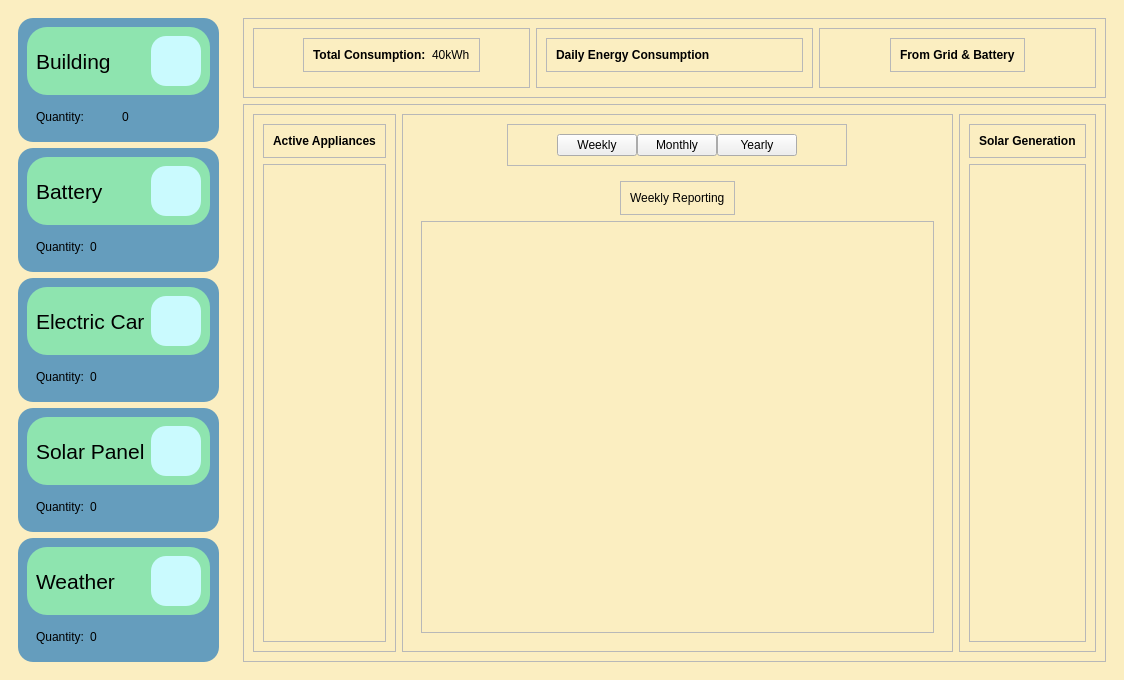
<?xml version="1.0" encoding="UTF-8"?>
<ui version="4.0">
 <class>MainWindow</class>
 <widget class="QMainWindow" name="MainWindow">
  <property name="geometry">
   <rect>
    <x>0</x>
    <y>0</y>
    <width>1124</width>
    <height>622</height>
   </rect>
  </property>
  <property name="windowTitle">
   <string>MainWindow</string>
  </property>
  <widget class="QWidget" name="centralwidget">
   <property name="styleSheet">
    <string notr="true">QWidget#centralwidget{
	background-color:#FBEEC1
}
QFrame#batteryFrame,#evFrame,#homeFrame,#pvFrame,#weatherFrame{
	background-color:#659DBD;
	border-radius:15px
}
QPushButton#homeBtn,#batteryBtn,#evBtn,#pvBtn,#weatherBtn{
	border-radius:15px;
	background-color:#CAFAFE
}
QWidget#homePH,#batteryPH,#evPH,#pvPH,#weatherPH{
	border-radius:20px;
	background-color:#8EE4AF
}</string>
   </property>
   <layout class="QHBoxLayout" name="horizontalLayout">
    <item alignment="Qt::AlignLeft">
     <widget class="QWidget" name="widget" native="true">
      <layout class="QVBoxLayout" name="verticalLayout_2">
       <item>
        <widget class="QFrame" name="homeFrame">
         <property name="frameShape">
          <enum>QFrame::StyledPanel</enum>
         </property>
         <property name="frameShadow">
          <enum>QFrame::Raised</enum>
         </property>
         <layout class="QVBoxLayout" name="verticalLayout_4">
          <item>
           <widget class="QWidget" name="homePH" native="true">
            <layout class="QHBoxLayout" name="horizontalLayout_2">
             <property name="spacing">
              <number>0</number>
             </property>
             <property name="leftMargin">
              <number>9</number>
             </property>
             <property name="bottomMargin">
              <number>9</number>
             </property>
             <item>
              <widget class="QLabel" name="label">
               <property name="font">
                <font>
                 <pointsize>16</pointsize>
                 <bold>false</bold>
                </font>
               </property>
               <property name="text">
                <string>Building</string>
               </property>
              </widget>
             </item>
             <item alignment="Qt::AlignRight|Qt::AlignTop">
              <widget class="QPushButton" name="homeBtn">
               <property name="sizePolicy">
                <sizepolicy hsizetype="Minimum" vsizetype="Preferred">
                 <horstretch>0</horstretch>
                 <verstretch>0</verstretch>
                </sizepolicy>
               </property>
               <property name="minimumSize">
                <size>
                 <width>50</width>
                 <height>50</height>
                </size>
               </property>
               <property name="maximumSize">
                <size>
                 <width>50</width>
                 <height>50</height>
                </size>
               </property>
               <property name="text">
                <string/>
               </property>
               <property name="icon">
                <iconset resource="feather/icons.qrc">
                 <normaloff>:/icons/home.svg</normaloff>:/icons/home.svg</iconset>
               </property>
               <property name="iconSize">
                <size>
                 <width>30</width>
                 <height>30</height>
                </size>
               </property>
              </widget>
             </item>
            </layout>
           </widget>
          </item>
          <item>
           <widget class="QWidget" name="widget_7" native="true">
            <layout class="QHBoxLayout" name="horizontalLayout_3">
             <item alignment="Qt::AlignLeft">
              <widget class="QLabel" name="quantity_BuildLabel">
               <property name="text">
                <string>Quantity:</string>
               </property>
              </widget>
             </item>
             <item alignment="Qt::AlignLeft">
              <widget class="QLabel" name="qBuildLabel">
               <property name="text">
                <string>0</string>
               </property>
              </widget>
             </item>
            </layout>
           </widget>
          </item>
         </layout>
        </widget>
       </item>
       <item>
        <widget class="QFrame" name="batteryFrame">
         <property name="frameShape">
          <enum>QFrame::StyledPanel</enum>
         </property>
         <property name="frameShadow">
          <enum>QFrame::Raised</enum>
         </property>
         <layout class="QVBoxLayout" name="verticalLayout_3">
          <item>
           <widget class="QWidget" name="batteryPH" native="true">
            <layout class="QHBoxLayout" name="horizontalLayout_5">
             <item>
              <widget class="QLabel" name="label_2">
               <property name="font">
                <font>
                 <pointsize>16</pointsize>
                </font>
               </property>
               <property name="text">
                <string>Battery</string>
               </property>
              </widget>
             </item>
             <item alignment="Qt::AlignRight">
              <widget class="QPushButton" name="batteryBtn">
               <property name="sizePolicy">
                <sizepolicy hsizetype="Minimum" vsizetype="Fixed">
                 <horstretch>0</horstretch>
                 <verstretch>0</verstretch>
                </sizepolicy>
               </property>
               <property name="minimumSize">
                <size>
                 <width>50</width>
                 <height>50</height>
                </size>
               </property>
               <property name="maximumSize">
                <size>
                 <width>50</width>
                 <height>50</height>
                </size>
               </property>
               <property name="text">
                <string/>
               </property>
               <property name="icon">
                <iconset resource="feather/icons.qrc">
                 <normaloff>:/icons/battery-charging.svg</normaloff>:/icons/battery-charging.svg</iconset>
               </property>
               <property name="iconSize">
                <size>
                 <width>30</width>
                 <height>30</height>
                </size>
               </property>
               <property name="checkable">
                <bool>false</bool>
               </property>
               <property name="autoExclusive">
                <bool>false</bool>
               </property>
               <property name="flat">
                <bool>false</bool>
               </property>
              </widget>
             </item>
            </layout>
           </widget>
          </item>
          <item alignment="Qt::AlignLeft">
           <widget class="QWidget" name="widget_8" native="true">
            <layout class="QHBoxLayout" name="horizontalLayout_4">
             <item alignment="Qt::AlignLeft">
              <widget class="QLabel" name="qBuildLabel_1">
               <property name="text">
                <string>Quantity:</string>
               </property>
              </widget>
             </item>
             <item alignment="Qt::AlignLeft">
              <widget class="QLabel" name="qBuildLabel_2">
               <property name="text">
                <string>0</string>
               </property>
              </widget>
             </item>
            </layout>
           </widget>
          </item>
         </layout>
        </widget>
       </item>
       <item>
        <widget class="QFrame" name="evFrame">
         <property name="autoFillBackground">
          <bool>false</bool>
         </property>
         <property name="frameShape">
          <enum>QFrame::StyledPanel</enum>
         </property>
         <property name="frameShadow">
          <enum>QFrame::Raised</enum>
         </property>
         <layout class="QVBoxLayout" name="verticalLayout_5">
          <item>
           <widget class="QWidget" name="evPH" native="true">
            <layout class="QHBoxLayout" name="horizontalLayout_9">
             <item>
              <widget class="QLabel" name="label_3">
               <property name="font">
                <font>
                 <pointsize>16</pointsize>
                </font>
               </property>
               <property name="text">
                <string>Electric Car</string>
               </property>
              </widget>
             </item>
             <item alignment="Qt::AlignRight">
              <widget class="QPushButton" name="evBtn">
               <property name="minimumSize">
                <size>
                 <width>50</width>
                 <height>50</height>
                </size>
               </property>
               <property name="maximumSize">
                <size>
                 <width>50</width>
                 <height>50</height>
                </size>
               </property>
               <property name="layoutDirection">
                <enum>Qt::LeftToRight</enum>
               </property>
               <property name="autoFillBackground">
                <bool>false</bool>
               </property>
               <property name="text">
                <string/>
               </property>
               <property name="icon">
                <iconset resource="feather/icons.qrc">
                 <normaloff>:/icons/electric-car.svg</normaloff>:/icons/electric-car.svg</iconset>
               </property>
               <property name="iconSize">
                <size>
                 <width>50</width>
                 <height>50</height>
                </size>
               </property>
               <property name="shortcut">
                <string/>
               </property>
              </widget>
             </item>
            </layout>
           </widget>
          </item>
          <item alignment="Qt::AlignLeft">
           <widget class="QWidget" name="widget_10" native="true">
            <layout class="QHBoxLayout" name="horizontalLayout_6">
             <item alignment="Qt::AlignLeft">
              <widget class="QLabel" name="qBuildLabel_3">
               <property name="text">
                <string>Quantity:</string>
               </property>
              </widget>
             </item>
             <item alignment="Qt::AlignLeft">
              <widget class="QLabel" name="qBuildLabel_4">
               <property name="text">
                <string>0</string>
               </property>
              </widget>
             </item>
            </layout>
           </widget>
          </item>
         </layout>
        </widget>
       </item>
       <item>
        <widget class="QFrame" name="pvFrame">
         <property name="frameShape">
          <enum>QFrame::StyledPanel</enum>
         </property>
         <property name="frameShadow">
          <enum>QFrame::Raised</enum>
         </property>
         <layout class="QVBoxLayout" name="verticalLayout_6">
          <item>
           <widget class="QWidget" name="pvPH" native="true">
            <layout class="QHBoxLayout" name="horizontalLayout_10">
             <item>
              <widget class="QLabel" name="label_4">
               <property name="font">
                <font>
                 <pointsize>16</pointsize>
                </font>
               </property>
               <property name="text">
                <string>Solar Panel</string>
               </property>
              </widget>
             </item>
             <item alignment="Qt::AlignRight">
              <widget class="QPushButton" name="pvBtn">
               <property name="minimumSize">
                <size>
                 <width>50</width>
                 <height>50</height>
                </size>
               </property>
               <property name="maximumSize">
                <size>
                 <width>50</width>
                 <height>50</height>
                </size>
               </property>
               <property name="text">
                <string/>
               </property>
               <property name="icon">
                <iconset resource="feather/icons.qrc">
                 <normaloff>:/icons/noun-solar-energy-3000619.svg</normaloff>:/icons/noun-solar-energy-3000619.svg</iconset>
               </property>
               <property name="iconSize">
                <size>
                 <width>40</width>
                 <height>40</height>
                </size>
               </property>
              </widget>
             </item>
            </layout>
           </widget>
          </item>
          <item alignment="Qt::AlignLeft">
           <widget class="QWidget" name="widget_11" native="true">
            <layout class="QHBoxLayout" name="horizontalLayout_7">
             <item alignment="Qt::AlignLeft">
              <widget class="QLabel" name="qBuildLabel_5">
               <property name="text">
                <string>Quantity:</string>
               </property>
              </widget>
             </item>
             <item alignment="Qt::AlignLeft">
              <widget class="QLabel" name="qBuildLabel_6">
               <property name="text">
                <string>0</string>
               </property>
              </widget>
             </item>
            </layout>
           </widget>
          </item>
         </layout>
        </widget>
       </item>
       <item>
        <widget class="QFrame" name="weatherFrame">
         <property name="frameShape">
          <enum>QFrame::StyledPanel</enum>
         </property>
         <property name="frameShadow">
          <enum>QFrame::Raised</enum>
         </property>
         <layout class="QVBoxLayout" name="verticalLayout_7">
          <item>
           <widget class="QWidget" name="weatherPH" native="true">
            <layout class="QHBoxLayout" name="horizontalLayout_12">
             <item>
              <widget class="QLabel" name="label_5">
               <property name="font">
                <font>
                 <pointsize>16</pointsize>
                </font>
               </property>
               <property name="text">
                <string>Weather</string>
               </property>
              </widget>
             </item>
             <item alignment="Qt::AlignRight">
              <widget class="QPushButton" name="weatherBtn">
               <property name="minimumSize">
                <size>
                 <width>50</width>
                 <height>50</height>
                </size>
               </property>
               <property name="focusPolicy">
                <enum>Qt::StrongFocus</enum>
               </property>
               <property name="text">
                <string/>
               </property>
               <property name="icon">
                <iconset resource="feather/icons.qrc">
                 <normaloff>:/icons/weather.svg</normaloff>:/icons/weather.svg</iconset>
               </property>
               <property name="iconSize">
                <size>
                 <width>45</width>
                 <height>45</height>
                </size>
               </property>
              </widget>
             </item>
            </layout>
           </widget>
          </item>
          <item alignment="Qt::AlignLeft">
           <widget class="QWidget" name="widget_15" native="true">
            <layout class="QHBoxLayout" name="horizontalLayout_11">
             <item alignment="Qt::AlignLeft">
              <widget class="QLabel" name="qBuildLabel_9">
               <property name="text">
                <string>Quantity:</string>
               </property>
              </widget>
             </item>
             <item alignment="Qt::AlignLeft">
              <widget class="QLabel" name="qBuildLabel_10">
               <property name="text">
                <string>0</string>
               </property>
              </widget>
             </item>
            </layout>
           </widget>
          </item>
         </layout>
        </widget>
       </item>
      </layout>
     </widget>
    </item>
    <item>
     <widget class="QWidget" name="widget_2" native="true">
      <property name="sizePolicy">
       <sizepolicy hsizetype="Expanding" vsizetype="Preferred">
        <horstretch>0</horstretch>
        <verstretch>0</verstretch>
       </sizepolicy>
      </property>
      <layout class="QVBoxLayout" name="verticalLayout">
       <item>
        <widget class="QFrame" name="frame">
         <property name="frameShape">
          <enum>QFrame::StyledPanel</enum>
         </property>
         <property name="frameShadow">
          <enum>QFrame::Raised</enum>
         </property>
         <layout class="QHBoxLayout" name="horizontalLayout_8">
          <item>
           <widget class="QFrame" name="totalConsumeFrame">
            <property name="frameShape">
             <enum>QFrame::StyledPanel</enum>
            </property>
            <property name="frameShadow">
             <enum>QFrame::Raised</enum>
            </property>
            <layout class="QVBoxLayout" name="verticalLayout_8">
             <item alignment="Qt::AlignHCenter|Qt::AlignTop">
              <widget class="QFrame" name="frame_9">
               <property name="frameShape">
                <enum>QFrame::StyledPanel</enum>
               </property>
               <property name="frameShadow">
                <enum>QFrame::Raised</enum>
               </property>
               <layout class="QHBoxLayout" name="horizontalLayout_14">
                <item>
                 <widget class="QLabel" name="totalConsumeTitle">
                  <property name="font">
                   <font>
                    <bold>true</bold>
                   </font>
                  </property>
                  <property name="text">
                   <string>Total Consumption:</string>
                  </property>
                  <property name="scaledContents">
                   <bool>false</bool>
                  </property>
                 </widget>
                </item>
                <item>
                 <widget class="QLabel" name="totalConsumeValue">
                  <property name="text">
                   <string>40kWh</string>
                  </property>
                 </widget>
                </item>
               </layout>
              </widget>
             </item>
             <item>
              <widget class="QFrame" name="totalConsumePH">
               <property name="sizePolicy">
                <sizepolicy hsizetype="Preferred" vsizetype="Preferred">
                 <horstretch>0</horstretch>
                 <verstretch>0</verstretch>
                </sizepolicy>
               </property>
               <property name="frameShape">
                <enum>QFrame::StyledPanel</enum>
               </property>
               <property name="frameShadow">
                <enum>QFrame::Raised</enum>
               </property>
              </widget>
             </item>
            </layout>
           </widget>
          </item>
          <item>
           <widget class="QFrame" name="dailyEnergyFrame">
            <property name="sizePolicy">
             <sizepolicy hsizetype="Preferred" vsizetype="Preferred">
              <horstretch>0</horstretch>
              <verstretch>0</verstretch>
             </sizepolicy>
            </property>
            <property name="frameShape">
             <enum>QFrame::StyledPanel</enum>
            </property>
            <property name="frameShadow">
             <enum>QFrame::Raised</enum>
            </property>
            <layout class="QVBoxLayout" name="verticalLayout_9">
             <item>
              <widget class="QFrame" name="frame_11">
               <property name="frameShape">
                <enum>QFrame::StyledPanel</enum>
               </property>
               <property name="frameShadow">
                <enum>QFrame::Raised</enum>
               </property>
               <layout class="QVBoxLayout" name="verticalLayout_16">
                <item>
                 <widget class="QLabel" name="dailyEnergyConsumeLabel">
                  <property name="font">
                   <font>
                    <bold>true</bold>
                   </font>
                  </property>
                  <property name="text">
                   <string>Daily Energy Consumption</string>
                  </property>
                 </widget>
                </item>
               </layout>
              </widget>
             </item>
             <item>
              <widget class="QFrame" name="dailyEnergyPH">
               <property name="frameShape">
                <enum>QFrame::StyledPanel</enum>
               </property>
               <property name="frameShadow">
                <enum>QFrame::Raised</enum>
               </property>
              </widget>
             </item>
            </layout>
           </widget>
          </item>
          <item>
           <widget class="QFrame" name="grid_battery_Frame">
            <property name="frameShape">
             <enum>QFrame::StyledPanel</enum>
            </property>
            <property name="frameShadow">
             <enum>QFrame::Raised</enum>
            </property>
            <layout class="QVBoxLayout" name="verticalLayout_10">
             <item alignment="Qt::AlignHCenter|Qt::AlignTop">
              <widget class="QFrame" name="frame_13">
               <property name="frameShape">
                <enum>QFrame::StyledPanel</enum>
               </property>
               <property name="frameShadow">
                <enum>QFrame::Raised</enum>
               </property>
               <layout class="QVBoxLayout" name="verticalLayout_11">
                <item>
                 <widget class="QLabel" name="label_9">
                  <property name="font">
                   <font>
                    <bold>true</bold>
                   </font>
                  </property>
                  <property name="text">
                   <string>From Grid &amp; Battery</string>
                  </property>
                 </widget>
                </item>
               </layout>
              </widget>
             </item>
             <item>
              <widget class="QFrame" name="grid_baterry_PH">
               <property name="frameShape">
                <enum>QFrame::StyledPanel</enum>
               </property>
               <property name="frameShadow">
                <enum>QFrame::Raised</enum>
               </property>
              </widget>
             </item>
            </layout>
           </widget>
          </item>
         </layout>
        </widget>
       </item>
       <item>
        <widget class="QFrame" name="frame_5">
         <property name="frameShape">
          <enum>QFrame::StyledPanel</enum>
         </property>
         <property name="frameShadow">
          <enum>QFrame::Raised</enum>
         </property>
         <layout class="QHBoxLayout" name="horizontalLayout_13">
          <item>
           <widget class="QFrame" name="activeAppliancesFrame">
            <property name="frameShape">
             <enum>QFrame::StyledPanel</enum>
            </property>
            <property name="frameShadow">
             <enum>QFrame::Raised</enum>
            </property>
            <layout class="QVBoxLayout" name="verticalLayout_13">
             <item alignment="Qt::AlignHCenter|Qt::AlignTop">
              <widget class="QFrame" name="frame_15">
               <property name="frameShape">
                <enum>QFrame::StyledPanel</enum>
               </property>
               <property name="frameShadow">
                <enum>QFrame::Raised</enum>
               </property>
               <layout class="QVBoxLayout" name="verticalLayout_14">
                <item>
                 <widget class="QLabel" name="label_10">
                  <property name="font">
                   <font>
                    <bold>true</bold>
                   </font>
                  </property>
                  <property name="text">
                   <string>Active Appliances</string>
                  </property>
                 </widget>
                </item>
               </layout>
              </widget>
             </item>
             <item>
              <widget class="QFrame" name="activeAppliancesPH">
               <property name="sizePolicy">
                <sizepolicy hsizetype="Preferred" vsizetype="Expanding">
                 <horstretch>0</horstretch>
                 <verstretch>0</verstretch>
                </sizepolicy>
               </property>
               <property name="frameShape">
                <enum>QFrame::StyledPanel</enum>
               </property>
               <property name="frameShadow">
                <enum>QFrame::Raised</enum>
               </property>
              </widget>
             </item>
            </layout>
           </widget>
          </item>
          <item>
           <widget class="QFrame" name="frame_7">
            <property name="frameShape">
             <enum>QFrame::StyledPanel</enum>
            </property>
            <property name="frameShadow">
             <enum>QFrame::Raised</enum>
            </property>
            <layout class="QVBoxLayout" name="verticalLayout_21">
             <item alignment="Qt::AlignHCenter|Qt::AlignTop">
              <widget class="QFrame" name="frame_25">
               <property name="frameShape">
                <enum>QFrame::StyledPanel</enum>
               </property>
               <property name="frameShadow">
                <enum>QFrame::Raised</enum>
               </property>
               <layout class="QHBoxLayout" name="horizontalLayout_15">
                <property name="spacing">
                 <number>0</number>
                </property>
                <property name="sizeConstraint">
                 <enum>QLayout::SetDefaultConstraint</enum>
                </property>
                <property name="leftMargin">
                 <number>9</number>
                </property>
                <item>
                 <spacer name="horizontalSpacer">
                  <property name="orientation">
                   <enum>Qt::Horizontal</enum>
                  </property>
                  <property name="sizeHint" stdset="0">
                   <size>
                    <width>40</width>
                    <height>20</height>
                   </size>
                  </property>
                 </spacer>
                </item>
                <item alignment="Qt::AlignRight">
                 <widget class="QPushButton" name="weeklyBtn">
                  <property name="sizePolicy">
                   <sizepolicy hsizetype="Expanding" vsizetype="Fixed">
                    <horstretch>0</horstretch>
                    <verstretch>0</verstretch>
                   </sizepolicy>
                  </property>
                  <property name="layoutDirection">
                   <enum>Qt::LeftToRight</enum>
                  </property>
                  <property name="text">
                   <string>Weekly</string>
                  </property>
                 </widget>
                </item>
                <item alignment="Qt::AlignHCenter">
                 <widget class="QPushButton" name="monthlyBtn">
                  <property name="sizePolicy">
                   <sizepolicy hsizetype="Expanding" vsizetype="Fixed">
                    <horstretch>0</horstretch>
                    <verstretch>0</verstretch>
                   </sizepolicy>
                  </property>
                  <property name="text">
                   <string>Monthly</string>
                  </property>
                 </widget>
                </item>
                <item alignment="Qt::AlignLeft">
                 <widget class="QPushButton" name="yearlyBtn">
                  <property name="sizePolicy">
                   <sizepolicy hsizetype="Expanding" vsizetype="Fixed">
                    <horstretch>0</horstretch>
                    <verstretch>0</verstretch>
                   </sizepolicy>
                  </property>
                  <property name="text">
                   <string>Yearly</string>
                  </property>
                 </widget>
                </item>
                <item>
                 <spacer name="horizontalSpacer_2">
                  <property name="orientation">
                   <enum>Qt::Horizontal</enum>
                  </property>
                  <property name="sizeHint" stdset="0">
                   <size>
                    <width>40</width>
                    <height>20</height>
                   </size>
                  </property>
                 </spacer>
                </item>
               </layout>
              </widget>
             </item>
             <item>
              <widget class="QStackedWidget" name="stackedWidget">
               <widget class="QWidget" name="weeklyPage">
                <layout class="QVBoxLayout" name="verticalLayout_17">
                 <item alignment="Qt::AlignHCenter|Qt::AlignTop">
                  <widget class="QFrame" name="frame_19">
                   <property name="frameShape">
                    <enum>QFrame::StyledPanel</enum>
                   </property>
                   <property name="frameShadow">
                    <enum>QFrame::Raised</enum>
                   </property>
                   <layout class="QVBoxLayout" name="verticalLayout_18">
                    <item>
                     <widget class="QLabel" name="label_12">
                      <property name="text">
                       <string>Weekly Reporting</string>
                      </property>
                     </widget>
                    </item>
                   </layout>
                  </widget>
                 </item>
                 <item>
                  <widget class="QFrame" name="frame_20">
                   <property name="sizePolicy">
                    <sizepolicy hsizetype="Preferred" vsizetype="Expanding">
                     <horstretch>0</horstretch>
                     <verstretch>0</verstretch>
                    </sizepolicy>
                   </property>
                   <property name="frameShape">
                    <enum>QFrame::StyledPanel</enum>
                   </property>
                   <property name="frameShadow">
                    <enum>QFrame::Raised</enum>
                   </property>
                  </widget>
                 </item>
                </layout>
               </widget>
               <widget class="QWidget" name="yearlyPage">
                <layout class="QVBoxLayout" name="verticalLayout_23">
                 <item alignment="Qt::AlignTop">
                  <widget class="QFrame" name="frame_24">
                   <property name="frameShape">
                    <enum>QFrame::StyledPanel</enum>
                   </property>
                   <property name="frameShadow">
                    <enum>QFrame::Raised</enum>
                   </property>
                   <layout class="QVBoxLayout" name="verticalLayout_20">
                    <item alignment="Qt::AlignHCenter">
                     <widget class="QLabel" name="label_14">
                      <property name="text">
                       <string>Weekly Reporting</string>
                      </property>
                     </widget>
                    </item>
                   </layout>
                  </widget>
                 </item>
                 <item>
                  <widget class="QFrame" name="frame_23">
                   <property name="sizePolicy">
                    <sizepolicy hsizetype="Preferred" vsizetype="Expanding">
                     <horstretch>0</horstretch>
                     <verstretch>0</verstretch>
                    </sizepolicy>
                   </property>
                   <property name="frameShape">
                    <enum>QFrame::StyledPanel</enum>
                   </property>
                   <property name="frameShadow">
                    <enum>QFrame::Raised</enum>
                   </property>
                  </widget>
                 </item>
                </layout>
               </widget>
               <widget class="QWidget" name="monthlPage">
                <layout class="QVBoxLayout" name="verticalLayout_22">
                 <item alignment="Qt::AlignHCenter|Qt::AlignTop">
                  <widget class="QFrame" name="frame_22">
                   <property name="frameShape">
                    <enum>QFrame::StyledPanel</enum>
                   </property>
                   <property name="frameShadow">
                    <enum>QFrame::Raised</enum>
                   </property>
                   <layout class="QVBoxLayout" name="verticalLayout_19">
                    <item>
                     <widget class="QLabel" name="label_13">
                      <property name="font">
                       <font>
                        <bold>true</bold>
                       </font>
                      </property>
                      <property name="text">
                       <string>Monthly Reporting</string>
                      </property>
                     </widget>
                    </item>
                   </layout>
                  </widget>
                 </item>
                 <item>
                  <widget class="QFrame" name="frame_21">
                   <property name="sizePolicy">
                    <sizepolicy hsizetype="Preferred" vsizetype="Expanding">
                     <horstretch>0</horstretch>
                     <verstretch>0</verstretch>
                    </sizepolicy>
                   </property>
                   <property name="frameShape">
                    <enum>QFrame::StyledPanel</enum>
                   </property>
                   <property name="frameShadow">
                    <enum>QFrame::Raised</enum>
                   </property>
                  </widget>
                 </item>
                </layout>
               </widget>
              </widget>
             </item>
            </layout>
           </widget>
          </item>
          <item>
           <widget class="QFrame" name="solarGenerationFrame">
            <property name="frameShape">
             <enum>QFrame::StyledPanel</enum>
            </property>
            <property name="frameShadow">
             <enum>QFrame::Raised</enum>
            </property>
            <layout class="QVBoxLayout" name="verticalLayout_12">
             <item>
              <widget class="QFrame" name="frame_17">
               <property name="frameShape">
                <enum>QFrame::StyledPanel</enum>
               </property>
               <property name="frameShadow">
                <enum>QFrame::Raised</enum>
               </property>
               <layout class="QVBoxLayout" name="verticalLayout_15">
                <item alignment="Qt::AlignHCenter|Qt::AlignTop">
                 <widget class="QLabel" name="solarGenerationTitle">
                  <property name="font">
                   <font>
                    <bold>true</bold>
                   </font>
                  </property>
                  <property name="text">
                   <string>Solar Generation</string>
                  </property>
                 </widget>
                </item>
               </layout>
              </widget>
             </item>
             <item>
              <widget class="QFrame" name="pvGraphPH">
               <property name="sizePolicy">
                <sizepolicy hsizetype="Preferred" vsizetype="Expanding">
                 <horstretch>0</horstretch>
                 <verstretch>0</verstretch>
                </sizepolicy>
               </property>
               <property name="frameShape">
                <enum>QFrame::StyledPanel</enum>
               </property>
               <property name="frameShadow">
                <enum>QFrame::Raised</enum>
               </property>
              </widget>
             </item>
            </layout>
           </widget>
          </item>
         </layout>
        </widget>
       </item>
      </layout>
     </widget>
    </item>
   </layout>
  </widget>
 </widget>
 <resources>
  <include location="feather/icons.qrc"/>
  <include location="feather/icons.qrc"/>
 </resources>
 <connections/>
</ui>
